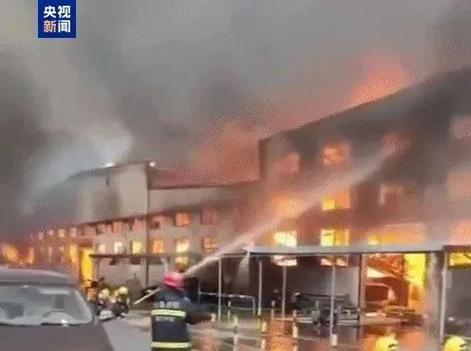
#> input picture img_blur/img/1.jpg, 471 x 351 px, given as the content of the folder /home/ytusdc/Pictures/2, which was not available
$ python blur.py   (older library calls are emulated)
#> lines starting #> are read from the running program, lines starting #| are printed output that depends on the picture; pictures that were not available may be replaced by others from this repository, and a replacement may not be noted
import os
from pathlib import Path
import cv2
import numpy as np


'''
1. 基于Laplacian方差的清晰度检测
这种方法通过计算图像经过Laplacian变换后的方差来衡量图像的清晰度。方差越大，说明图像越清晰

原理，Laplacian算法。偏暗的图片，二阶导数小，区域变化小；偏亮的图片，二阶导数大，区域变化快。

拉普拉斯变换方差：主要用于评估图像的边缘锐利程度，低值表示图像较模糊。

'''
# [30 lines left out: functions calculate_blur_laplacian, fffff, calculate_entropy, not called in this run]


'''
2. 计算对比度
对比度是影响图像视觉效果的重要因素之一。较高的对比度通常意味着更好的视觉效果和更高的清晰度。
'''
# [5 lines left out: function calculate_contrast, not called in this run]

'''
4. 图像噪声水平
噪声也是影响图像质量的一个重要因素。可以通过分析图像中的噪声水平来评估其质量。
'''
# [21 lines left out: functions estimate_noise, calculate_blur, not called in this run]

def calculate_contrast(image_path):
#> called with image_path = '/home/ytusdc/Pictures/2/1.jpg'
    image = cv2.imread(image_path)
#> image is the input picture: shape (351, 471, 3); mean B, G, R 110.7, 120.2, 143.1
    gray = cv2.cvtColor(image, cv2.COLOR_BGR2GRAY)
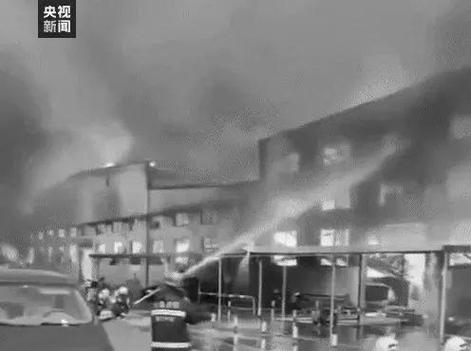
#> gray: shape (351, 471); min 1, max 255, mean 126
    contrast = np.std(gray)
#> contrast = 33.04
    return contrast


# [11 lines left out: function calculate_average_brightness, not called in this run]


if __name__ == '__main__':
    path = "mix20241223_1.jpg"
    path = "000000.jpg"
    path = "0.jpg"

    data_dir = "./img"
    data_dir = "/home/ytusdc/Pictures/2"

    suffix = ['.jpg', '.png', '.jpeg', '.bmp']
    file_path_ls = [os.path.join(data_dir, x) for x in os.listdir(data_dir) if os.path.splitext(x.lower())[-1] in suffix]

    for path in sorted(file_path_ls):
        name = Path(path).name

        value = calculate_contrast(path)
#> value = 33.04
        print(f"{name} : {value:.2f}")
#| 1.jpg : 33.04

$ run again, on img_blur/img/1705gongmian20230815100.jpg
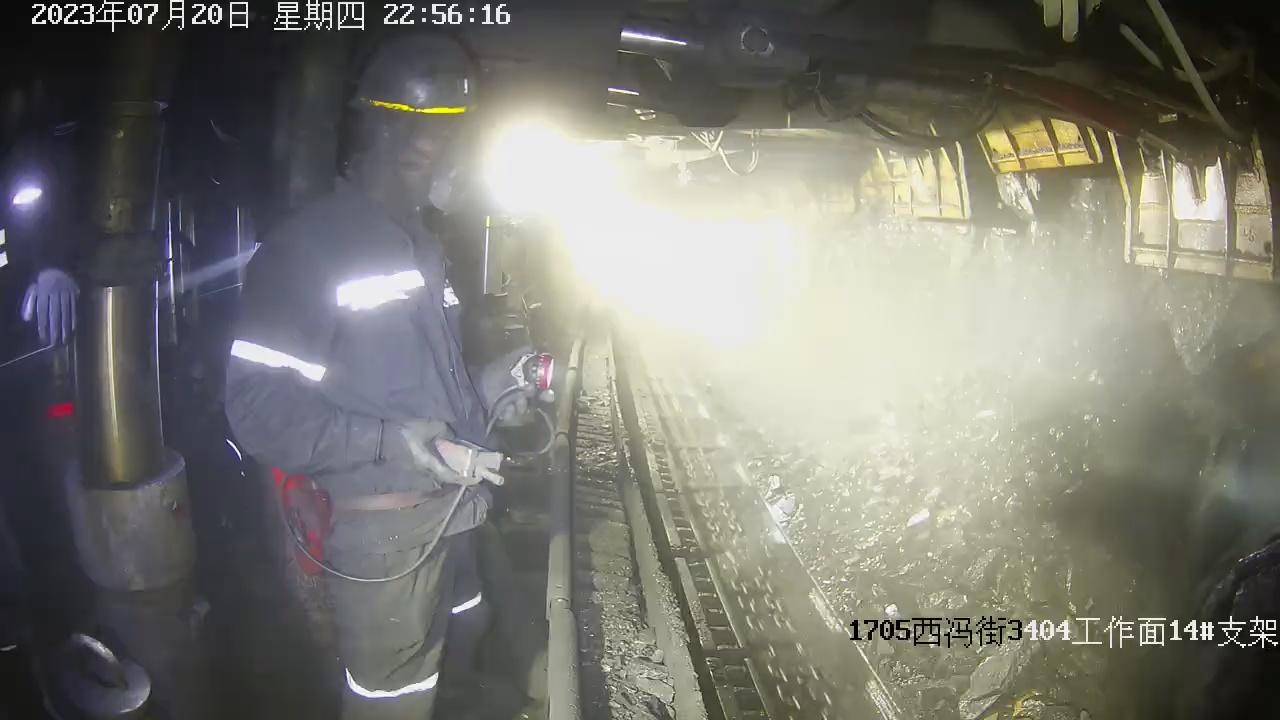
#> input picture img_blur/img/1705gongmian20230815100.jpg, 1280 x 720 px, given as the content of the folder /home/ytusdc/Pictures/2, which was not available
#> in calculate_contrast, image is the input picture: shape (720, 1280, 3); mean B, G, R 113.6, 120.9, 121.2
#> in calculate_contrast, `gray = cv2.cvtColor(image, cv2.COLOR_BGR2GRAY)`:
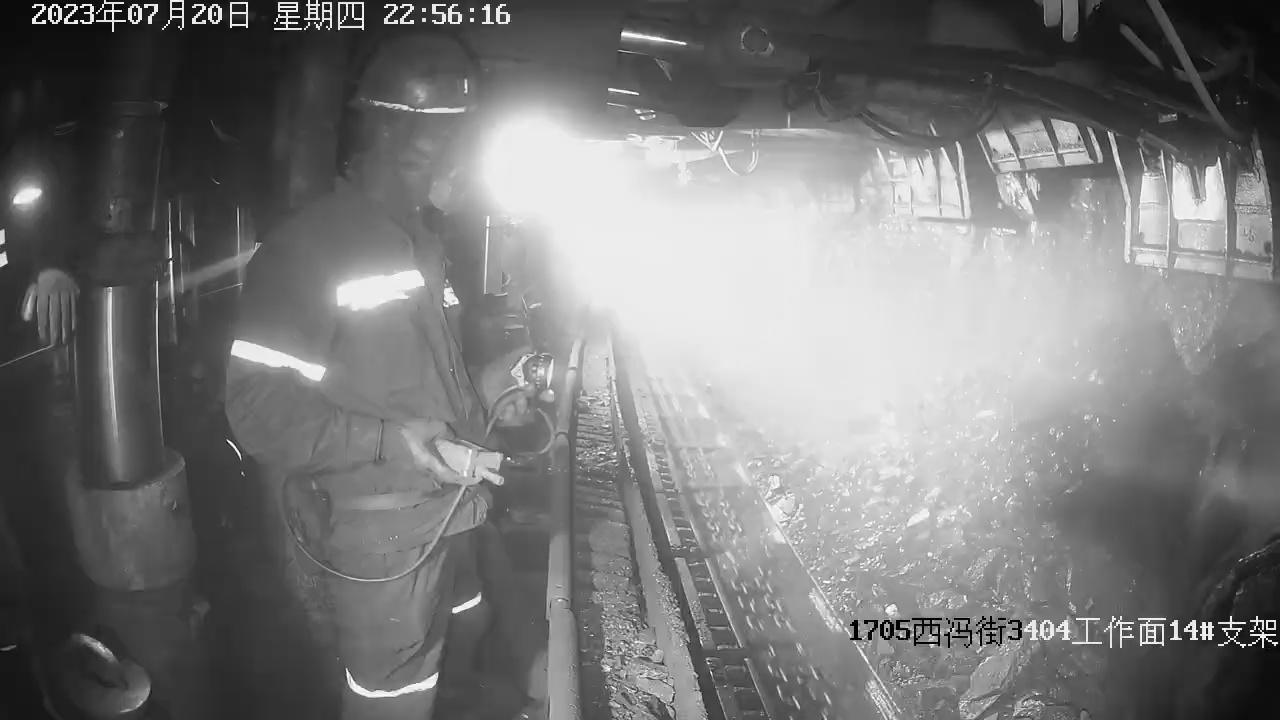
#> gray: shape (720, 1280); min 0, max 255, mean 120.2
#> contrast = 66.31
#| 1705gongmian20230815100.jpg : 66.31

$ run again, on img_blur/img/1802huishun20230815174.jpg
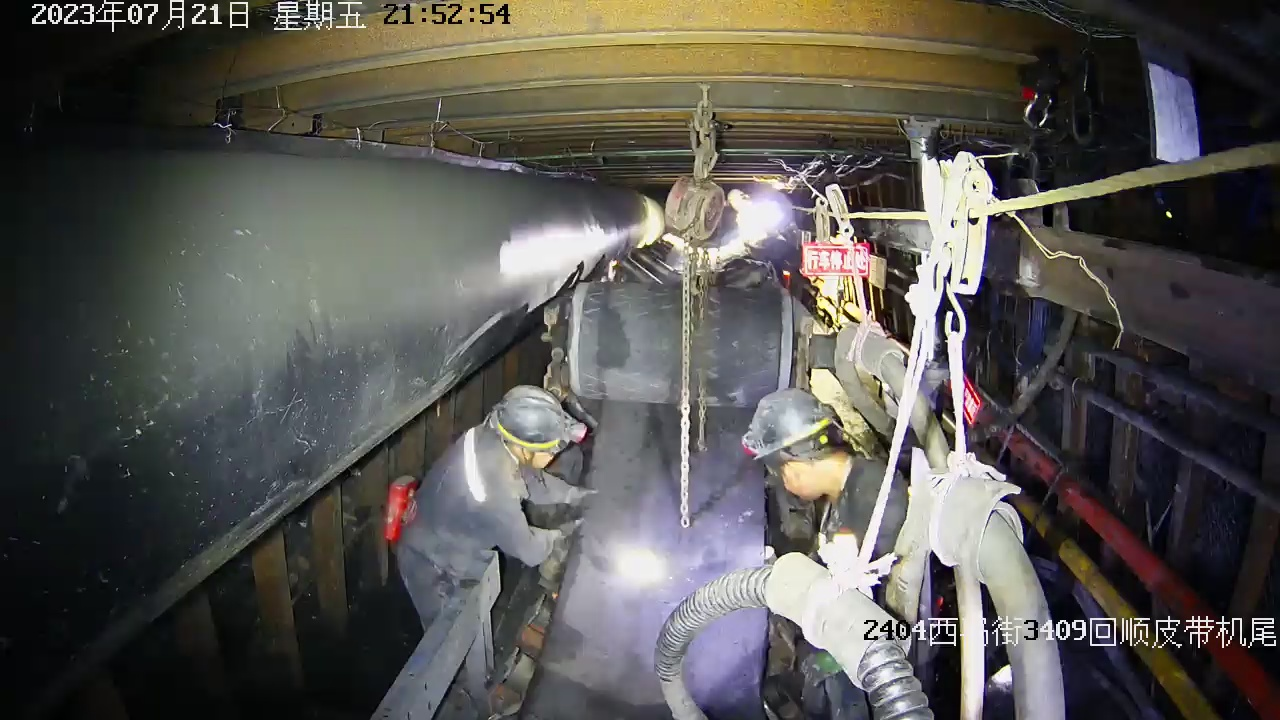
#> input picture img_blur/img/1802huishun20230815174.jpg, 1280 x 720 px, given as the content of the folder /home/ytusdc/Pictures/2, which was not available
#> in calculate_contrast, image is the input picture: shape (720, 1280, 3); mean B, G, R 81.1, 85.1, 87.2
#> in calculate_contrast, `gray = cv2.cvtColor(image, cv2.COLOR_BGR2GRAY)`:
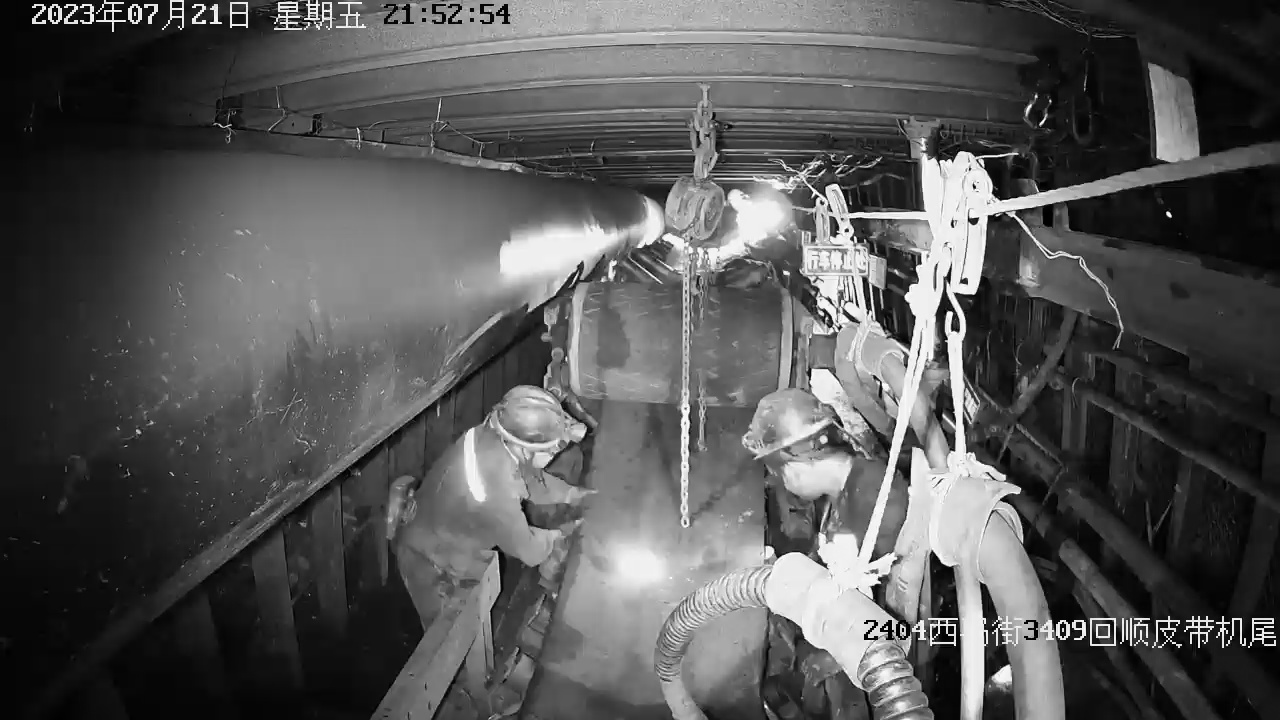
#> gray: shape (720, 1280); min 0, max 255, mean 85.3
#> contrast = 65.1
#| 1802huishun20230815174.jpg : 65.10
